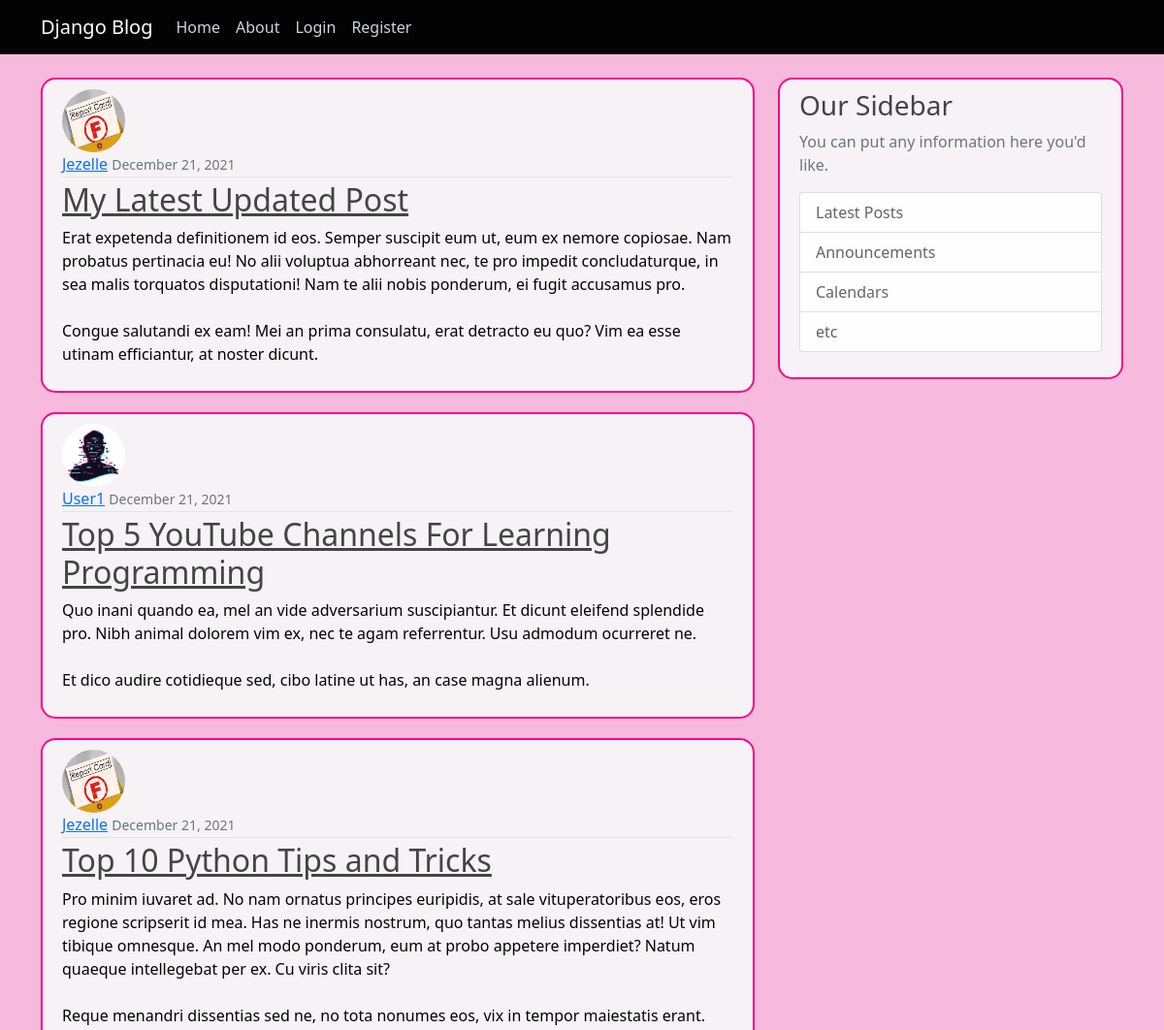
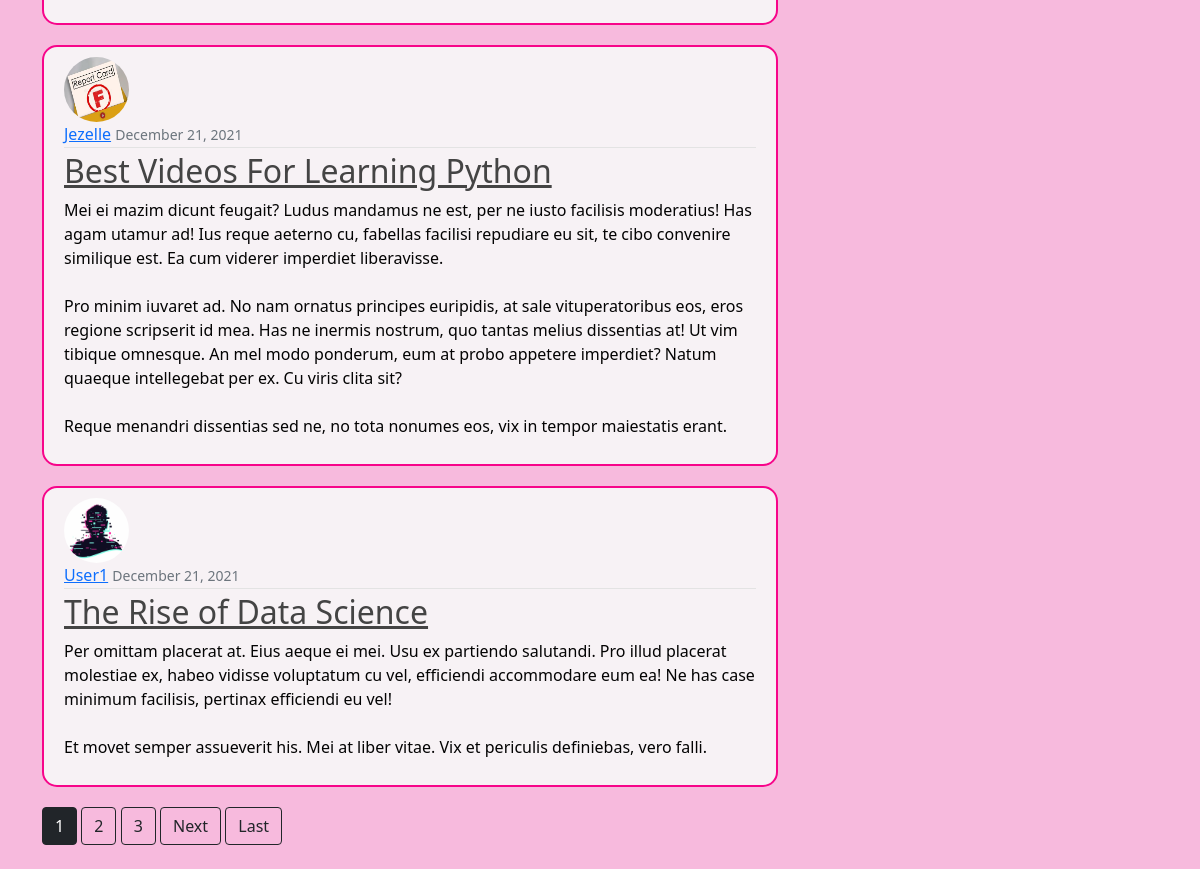
The page / on the database its author committed (2 pictures, top to bottom).
### blog/models.py (models this page shows, shortened)
class Post(models.Model):
    title= models.CharField(max_length=100)
    content= models.TextField()
    date_posted=models.DateTimeField(default=timezone.now)
    author=models.ForeignKey(User, on_delete=models.CASCADE)

### users/models.py (models this page shows, shortened)
class Profile(models.Model):
    user = models.OneToOneField(User, on_delete=models.CASCADE)
    image = models.ImageField(default='default.jpg', upload_to='profile_pics')

### blog/views.py (the view)
# urls.py: path('', PostListView.as_view(), name= 'blog-home' ),
class PostListView(ListView):
    model = Post
    template_name = 'blog/home.html'
    context_object_name = 'posts'
    ordering = ['-date_posted']
    paginate_by = 5

### blog/templates/blog/home.html (shortened to what this page needs)
{% extends "blog/base.html" %}
{% block content %}
    {%  for posts in posts %}
        <article class="media content-section">
          <img class="rounded-circle article-img" src="{{ posts.author.profile.image.url }}">
          <div class="media-body">
                <div class="article-metadata">
                  <a class="mr-2" href="{% url 'user-posts' posts.author.username %}">{{ posts.author }}</a>
                  <small class="text-muted">{{ posts.date_posted|date:"F d, Y" }}</small>
                </div>
                <h2><a class="article-title" href="{% url 'post-detail' posts.id %}">{{ posts.title }}</a></h2>
                <p class="article-content">{{ posts.content }}</p>
          </div>
        </article>
    {% endfor %}
    {% if is_paginated %}
      {% for num in page_obj.paginator.page_range %}
        {% if page_obj.number == num %}
          <a class="btn btn-dark mb-4" href="?page={{ num }}">{{ num }}</a>
        {% elif num > page_obj.number|add:'-3' and num < page_obj.number|add:'3' %}
          <a class="btn btn-outline-dark mb-4" href="?page={{ num }}">{{ num }}</a>
        {% endif %}
      {% endfor %}
      {% if page_obj.has_next %}
        <a class="btn btn-outline-dark mb-4" href="?page={{ page_obj.next_page_number }}">Next</a>
        <a class="btn btn-outline-dark mb-4" href="?page={{ page_obj.paginator.num_pages }}">Last</a>
      {% endif %}
    {% endif %}
{% endblock %}

### blog/templates/blog/base.html (shortened to what this page needs)
{% load static %}
<!DOCTYPE html>
<html>
<head>
    <link href="https://cdn.jsdelivr.net/npm/bootstrap@5.1.3/dist/css/bootstrap.min.css" rel="stylesheet">
    <link rel="stylesheet" type="text/css" href="{% static 'blog/main.css' %}">
</head>
<body>
    <header class="site-header">
      <nav class="navbar navbar-expand-md navbar-dark bg-steel fixed-top">
        <div class="container">
          <a class="navbar-brand mr-4" href="{% url 'blog-home' %}">Django Blog</a>
          <div class="collapse navbar-collapse" id="navbarToggle">
            <div class="navbar-nav mr-auto">
              <a class="nav-item nav-link" href="{% url 'blog-home' %}">Home</a>
              <a class="nav-item nav-link" href="{% url 'blog-about' %}">About</a>
            </div>
            <div class="navbar-nav">
              {% if user.is_authenticated %}
                <a class="nav-item nav-link" href="{% url 'post-create' %}">New Post</a>
                <a class="nav-item nav-link" href="{% url 'profile' %}">Profile</a>
                <a class="nav-item nav-link" href="{% url 'logout' %}">Logout</a>
              {% else %}
                <a class="nav-item nav-link" href="{% url 'login' %}">Login</a>
                <a class="nav-item nav-link" href="{% url 'register' %}">Register</a>
              {% endif %}
            </div>
          </div>
        </div>
      </nav>
    </header>
    <main role="main" class="container">
      <div class="row">
            <div class="col-md-8">
              {% block content %}{% endblock %}
            </div>
            <div class="col-md-4">
              <div class="content-section">
                <h3>Our Sidebar</h3>
                <p class='text-muted'>You can put any information here you'd like.
                  <ul class="list-group">
                    <li class="list-group-item list-group-item-light">Latest Posts</li>
                    <li class="list-group-item list-group-item-light">Announcements</li>
                    <li class="list-group-item list-group-item-light">Calendars</li>
                    <li class="list-group-item list-group-item-light">etc</li>
                  </ul>
                </p>
              </div>
            </div>
      </div>
    </main>
</body>
</html>

### blog/static/blog/main.css (style rules this page uses)
body { background: #f7badd; color: #030303; margin-top: 5rem; }
h1, h2, h3, h4, h5, h6 { color: #444444; }
ul { margin: 0; }
.bg-steel { background-color: #030303; }
.site-header .navbar-nav .nav-link { color: #cbd5db; }
.content-section { background: #f7f2f5; padding: 10px 20px; border: 2px solid #f7058a; border-radius: 15px; margin-bottom: 20px; }
.article-title { color: #444444; }
.article-content { white-space: pre-line; }
.article-img { height: 65px; width: 65px; margin-right: 16px; }
.article-metadata { padding-bottom: 1px; margin-bottom: 4px; border-bottom: 1px solid #e3e3e3 }

### rows shown on the page
Post: author.profile.image (picture), author "Jezelle", date_posted "December 21, 2021", title "My Latest Updated Post", content "Erat expetenda definitionem id eos. Semper suscipit eum ut, eum ex nemore copiosae. Nam probatus pertinacia eu! No alii voluptua abhorreant nec, te pro impedit concludaturque, in sea malis torquatos disputationi! Nam te alii nobis ponderum, ei fugit accusamus pro. Congue salutandi ex eam! Mei an prima consulatu, erat detracto eu quo? Vim ea esse utinam efficiantur, at noster dicunt."
Post: author.profile.image (placeholder picture), author "User1", date_posted "December 21, 2021", title "Top 5 YouTube Channels For Learning Programming", content "Quo inani quando ea, mel an vide adversarium suscipiantur. Et dicunt eleifend splendide pro. Nibh animal dolorem vim ex, nec te agam referrentur. Usu admodum ocurreret ne. Et dico audire cotidieque sed, cibo latine ut has, an case magna alienum."
Post: author.profile.image (picture), author "Jezelle", date_posted "December 21, 2021", title "Top 10 Python Tips and Tricks", content "Pro minim iuvaret ad. No nam ornatus principes euripidis, at sale vituperatoribus eos, eros regione scripserit id mea. Has ne inermis nostrum, quo tantas melius dissentias at! Ut vim tibique omnesque. An mel modo ponderum, eum at probo appetere imperdiet? Natum quaeque intellegebat per ex. Cu viris clita sit? Reque menandri dissentias sed ne, no tota nonumes eos, vix in tempor maiestatis erant."
Post: author.profile.image (picture), author "Jezelle", date_posted "December 21, 2021", title "Best Videos For Learning Python", content "Mei ei mazim dicunt feugait? Ludus mandamus ne est, per ne iusto facilisis moderatius! Has agam utamur ad! Ius reque aeterno cu, fabellas facilisi repudiare eu sit, te cibo convenire similique est. Ea cum viderer imperdiet liberavisse. Pro minim iuvaret ad. No nam ornatus principes euripidis, at sale vituperatoribus eos, eros regione scripserit id mea. Has ne inermis nostrum, quo tantas melius dissentias at! Ut vim tibique omnesque. An mel modo ponderum, eum at probo appetere imperdiet? Natum quaeque intellegebat per ex. Cu viris clita sit? Reque menandri dissentias sed ne, no tota nonumes eos, vix in tempor maiestatis erant."
Post: author.profile.image (placeholder picture), author "User1", date_posted "December 21, 2021", title "The Rise of Data Science", content "Per omittam placerat at. Eius aeque ei mei. Usu ex partiendo salutandi. Pro illud placerat molestiae ex, habeo vidisse voluptatum cu vel, efficiendi accommodare eum ea! Ne has case minimum facilisis, pertinax efficiendi eu vel! Et movet semper assueverit his. Mei at liber vitae. Vix et periculis definiebas, vero falli."

### other values the page prints
{{ num }} "1"
{{ num }} "2" "3"
